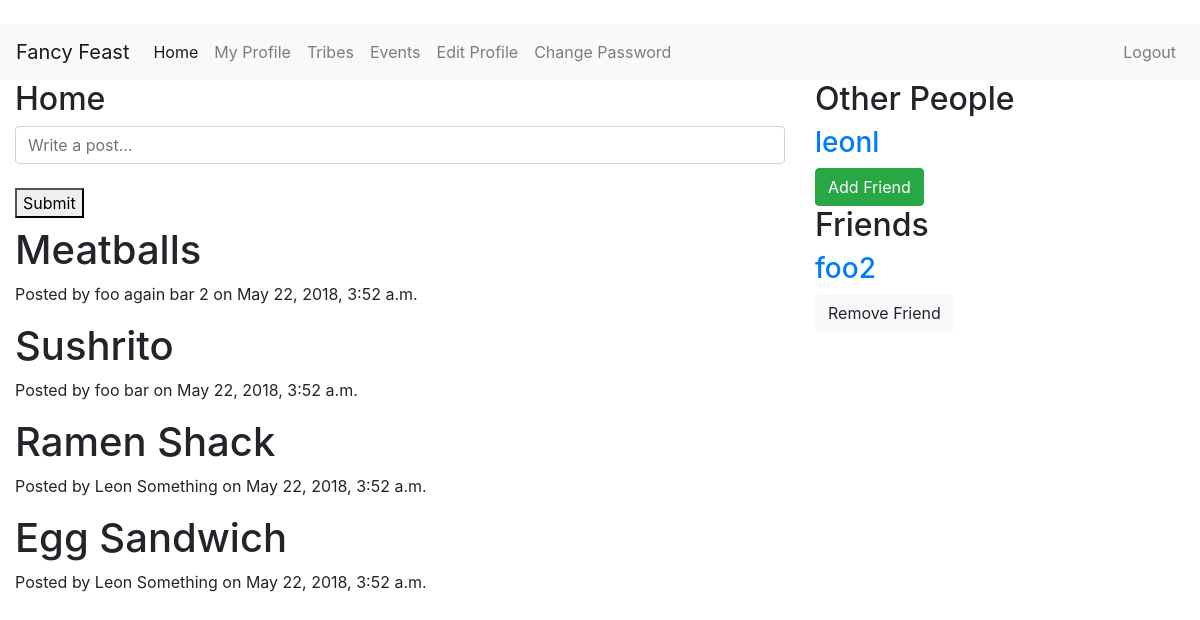
Screenshot of /home/ (signed in) with the database file from the repository.
### home/models.py (models this page shows)
class Post(models.Model):
    post = models.CharField(max_length=500)
    user = models.ForeignKey(User, on_delete=models.CASCADE)
    created = models.DateTimeField(auto_now_add=True)
    updated = models.DateTimeField(auto_now=True)

### home/views.py (the view, shortened to what this page needs)
# urls.py: path('', HomeView.as_view(), name='home'),
class HomeView(TemplateView):
    template_name = 'home/home.html'
    def get(self, request):
        form = HomeForm()
        posts = Post.objects.all().order_by('-created')
        users = User.objects.exclude(id=request.user.id)
        friend, created = Friend.objects.get_or_create(
            current_user=request.user
        )
        friends = friend.users.all()
        args = {
            'form': form, 'posts': posts, 'users': users, 'friends':friends
        }
        return render(request, self.template_name, args)

### home/forms.py
class HomeForm(forms.ModelForm):
    post = forms.CharField(widget=forms.TextInput(
        attrs={
            'class': 'form-control',
            'placeholder': 'Write a post...',
        }
    ))
    class Meta:
        model = Post
        fields = ('post',)

### home/templates/home/home.html (shortened to what this page needs)
{% extends 'base.html' %}
{% block body %}
<div class="container-fluid">
  <div class="row">
    <div class="col-md-8">
        <h2>Home</h2>
        <form method="post">
            {{ form.post }}
            <br>
            <button type="submit">Submit</button>
        </form>
        {% for post in posts %}
            <h1>{{ post.post }}</h1>
            <p>Posted by {{ post.user.get_full_name }} on {{ post.created }}</p>
        {% endfor %}
    </div>
    <div class="col-md-4">
        <h2>Other People</h2>
        {% for user in users %}
            {% if not user in friends %}
            <a href="{% url 'accounts:view_profile_with_pk' pk=user.pk %}">
                <h3>{{ user.username }}</h3>
            </a>
            <a href="{% url 'home:change_friends' operation='add' pk=user.pk %}">
                <button type="button" class="btn btn-success">Add Friend</button>
            </a>
            {% endif %}
        {% endfor %}
        <h2>Friends</h2>
        {% for friend in friends %}
            <a href="{% url 'accounts:view_profile_with_pk' pk=user.pk %}">
                <h3>{{ friend.username }}</h3>
            </a>
            <a href="{% url 'home:change_friends' operation='remove' pk=friend.pk %}">
                <button type="button" class="btn btn-light">Remove Friend</button>
            </a>
        {% endfor %}
    </div>
  </div>
</div>
{% endblock %}

### rows the page displays
Post: post "Meatballs", user.get_full_name "foo again bar 2", created "May 22, 2018, 3:52 a.m."
Post: post "Sushrito", user.get_full_name "foo bar", created "May 22, 2018, 3:52 a.m."
Post: post "Ramen Shack", user.get_full_name "Leon Something", created "May 22, 2018, 3:52 a.m."
Post: post "Egg Sandwich", user.get_full_name "Leon Something", created "May 22, 2018, 3:52 a.m."

### other values shown
{{ user.username }} "leonl"
{{ friend.username }} "foo2"
